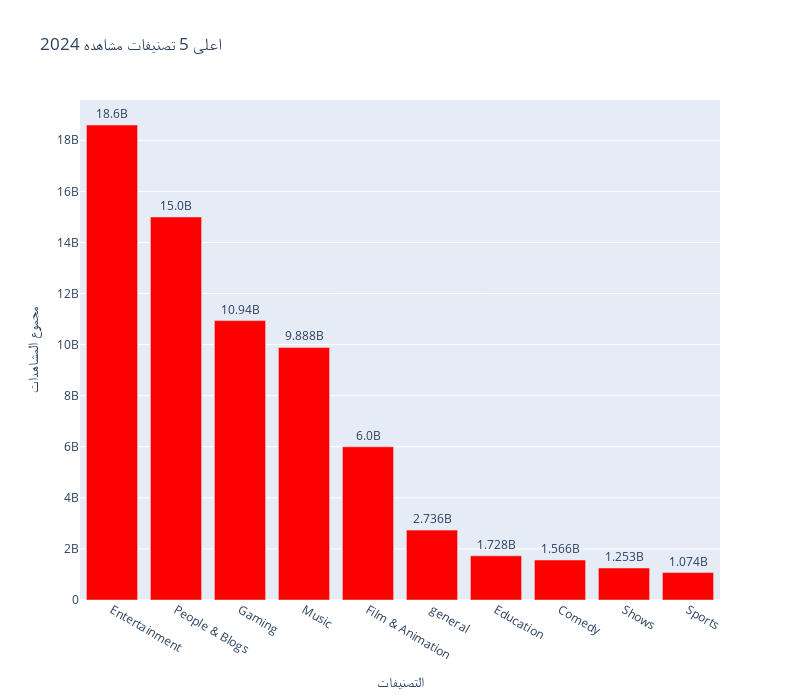

The cell this chart's notebook holds for it:
### Code cell
years = ['2016_views', '2017_views', '2018_views', '2019_views', 
         '2020_views', '2021_views', '2022_views', '2023_views', '2024_views']


for year in years:

    df_yearly = df_clean.groupby('category')[year].sum().reset_index()


    df_top5 = df_yearly.sort_values(by=year, ascending=False).head(10)


    fig = px.bar(df_top5, 
                 x='category', 
                 y=year, 
                 title=f'اعلى 5 تصنيفات مشاهده {year[:4]}',  # Extract year part from column name
                 labels={'category': 'التصنيفات', year: 'مجموع المشاهدات'}, 
                text=['{:.4}B'.format(x / 1000000000) for x in df_top5[year]],
 # Labeling axes
                 #color=year,  # Add color to bars based on the view count
                 width=800,height=700)
    fig.update_traces(textposition="outside",   
                  marker_color="red")# Set a color scale for the bars


fig.show()

### Figure 1 — Plotly figure (JSON) as saved in the notebook; plotly's stock layout.template omitted (floating-point values rounded to 4 significant figures)
{"data": [{"alignmentgroup": "True", "hovertemplate": "التصنيفات=%{x}<br>مجموع المشاهدات=%{y}<br>text=%{text}<extra></extra>", "legendgroup": "", "marker": {"color": "red", "pattern": {"shape": ""}}, "name": "", "offsetgroup": "", "orientation": "v", "showlegend": false, "text": ["18.6B", "15.0B", "10.94B", "9.888B", "6.0B", "2.736B", "1.728B", "1.566B", "1.253B", "1.074B"], "textposition": "outside", "type": "bar", "x": ["Entertainment", "People & Blogs", "Gaming", "Music", "Film & Animation", "general", "Education", "Comedy", "Shows", "Sports"], "xaxis": "x", "y": [18598832472, 14997620957, 10939695731, 9887717596, 6000101542, 2736355640, 1727998754, 1565688941, 1252896126, 1073804368], "yaxis": "y"}], "layout": {"barmode": "relative", "height": 700, "legend": {"tracegroupgap": 0}, "title": {"text": "اعلى 5 تصنيفات مشاهده 2024"}, "width": 800, "xaxis": {"anchor": "y", "domain": [0, 1], "title": {"text": "التصنيفات"}}, "yaxis": {"anchor": "x", "domain": [0, 1], "title": {"text": "مجموع المشاهدات"}}}}
